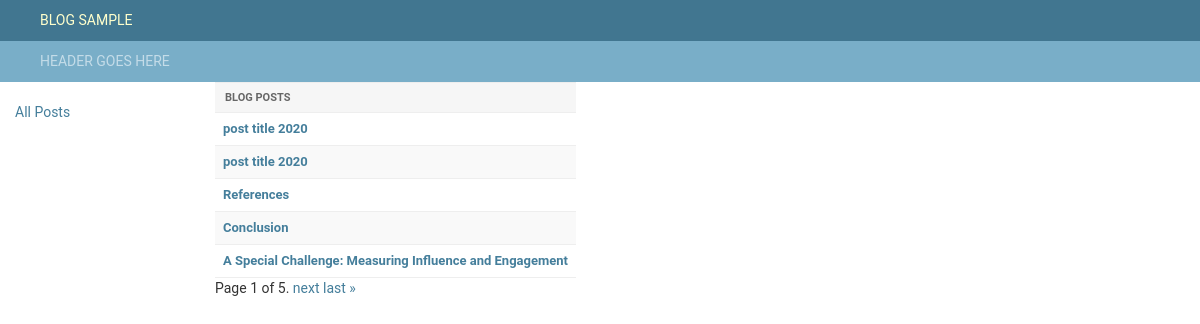
The page / on the database its author committed.
### blogman/models.py (models this page shows)
class Blog(models.Model):
    title = models.CharField(max_length=200)
    pub_date = models.DateTimeField('date published', default = datetime.now)
    postText = models.TextField(default=None, blank=True, null=True)

### blogman/views.py (the view)
# urls.py: path('', views.index, name='index'),
def index(request):
    blog_list = Blog.objects.order_by('-pub_date')
    post_page_counter = Paginator(blog_list, 5) # Show 5 posts per page.
    page_number = request.GET.get('page')
    page_obj = post_page_counter.get_page(page_number)
    context = {'blog_list': blog_list, 'page_obj': page_obj}
    return render(request, 'blog/index.html', context)

### blogman/templates/blog/index.html (shortened to what this page needs)
{% extends "../generic.html" %}
{% block content %}
    <div>
        <div class="results">
            {% if blog_list %}
                <table id="result_list">
                    <thead>
                        <tr>
                            <th scope="col">
                               <div class="text" style="background: #f6f6f6;"><span>Blog Posts</span></div>
                            </th>
                        </tr>
                    </thead>
                    <tbody>
                        {% for blogPost in page_obj %}
                        {% cycle 'row1' 'row2' as rowcolors silent %}
                            <tr  class="{{ rowcolors }}">
                                <th class="field-__str__"><a href="/blog/{{ blogPost.id }}/">{{ blogPost.title }}</a></th>
                            </tr>
                        {% endfor %}
                    </tbody>
                </table>
            {% else %}
                <p>No Posts  are available.</p>
            {% endif %}
        </div>
        <div class="pagination">
            <span class="step-links">
                <span class="current">
                    Page {{ page_obj.number }} of {{ page_obj.paginator.num_pages }}.
                </span>
                {% if page_obj.has_next %}
                    <a href="?page={{ page_obj.next_page_number }}">next</a>
                    <a href="?page={{ page_obj.paginator.num_pages }}">last &raquo;</a>
                {% endif %}
            </span>
        </div>
    </div>
{% endblock %}

### blogman/templates/generic.html (shortened to what this page needs)
<!DOCTYPE html>
<html lang="en">
<head>
  <link rel="stylesheet" href="https://stackpath.bootstrapcdn.com/bootstrap/4.1.3/css/bootstrap.min.css">
  {% load static %}
  <link rel="stylesheet" href="{% static 'style/styles.css' %}">
</head>
<body>
  <div id="container">
    <div id="header">
      BLOG SAMPLE
    </div>
    <div class="breadcrumbs">
      HEADER GOES HERE
    </div>
    <div class="container-fluid">
      <div class="row">
        <div class="col-sm-2">
        {% block sidebar %}
          <ul class="sidebar-nav">
            <li><a href="{% url 'blogs:index' %}">All Posts</a></li>
          </ul>
       {% endblock %}
        </div>
        <div class="col-sm-10 ">{% block content %}{% endblock %}</div>
      </div>
    </div>
  </div>
</body>
</html>

### blogman/static/style/styles.css (style rules this page uses)
body { margin: 0; padding: 0; font-size: 14px; font-family: "Roboto","Lucida Grande","DejaVu Sans","Bitstream Vera Sans",Verdana,Arial,sans-serif; color: #333; background: #fff; }
table thead th .text span { padding: 8px 10px; display: block; }
p, ol, ul, dl { margin: .2em 0 .8em 0; }
table { border-collapse: collapse; }
table thead th { padding: 0; white-space: nowrap; vertical-align: middle; }
thead th { padding: 5px 10px; line-height: normal; text-transform: uppercase; background: #f6f6f6; }
thead th, tfoot td { color: #666; padding: 5px 10px; font-size: 11px; background: #fff; border: none; border-top-color: currentcolor; border-top-style: none; border-top-width: medium; border-bottom-color: currentcolor; border-bottom-style: none; border-bottom-width: medium; border-top: 1px solid #eee; border-bottom: 1px solid #eee; }
th { font-weight: 600; text-align: left; }
td, th { font-size: 13px; line-height: 16px; border-bottom: 1px solid #eee; vertical-align: top; padding: 8px; font-family: "Roboto", "Lucida Grande", Verdana, Arial, sans-serif; }
#container { position: relative; width: 100%; min-width: 980px; padding: 0; }
#header { width: auto; height: auto; display: flex; justify-content: space-between; align-items: center; padding: 10px 40px; background: #417690; color: #ffc; overflow: hidden; }
div.breadcrumbs { background: #79aec8; padding: 10px 40px; border: none; font-size: 14px; color: #c4dce8; text-align: left; }
.sidebar-nav { margin-top: 20px; padding: 0; list-style: none; color : #FFFF00; }
a:link, a:visited { color: #447e9b; text-decoration: none; }
.row1 { background: #fff; }
.row2 { background: #f9f9f9; }
.results { overflow-x: auto; }

### rows shown on the page
Blog: title "post title 2020"
Blog: title "post title 2020"
Blog: title "References"
Blog: title "Conclusion"
Blog: title "A Special Challenge: Measuring Influence and Engagement"

### other values the page prints
{{ page_obj.number }} "1"
{{ page_obj.paginator.num_pages }} "5"
